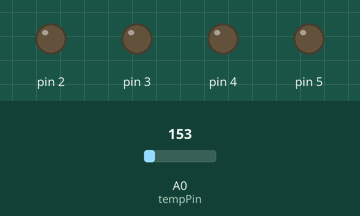
This sketch was run on a simulated Arduino Uno, built with avr-gcc and run on an emulated ATmega328P. On the bench: output pins drawn as LEDs (lit = HIGH). Inputs (shaded band) come from the test bench; at power-on: A0 (tempPin) = 153. Pins used as bus, display or sensor lines are not drawn; what the sketch prints to the serial monitor is not drawn.

Above: at 1.2 s.
1.3 s: A0 (tempPin) set to 162
At 1.9 s:
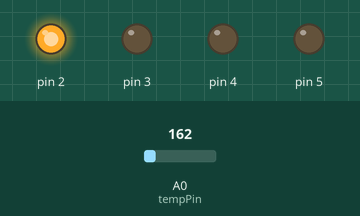
2.8 s: A0 (tempPin) set to 175
At 4.0 s:
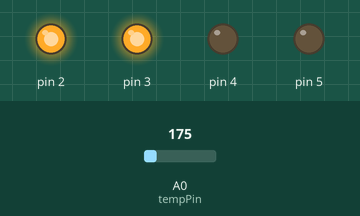
4.3 s: A0 (tempPin) set to 191
At 5.3 s:
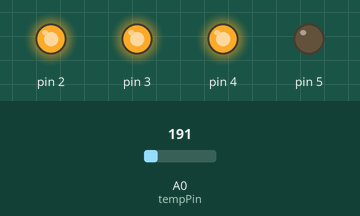
5.8 s: A0 (tempPin) set to 205
At 6.4 s:
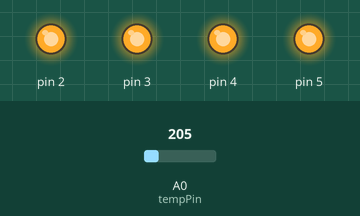
7.3 s: A0 (tempPin) set to 165
At 7.6 s:
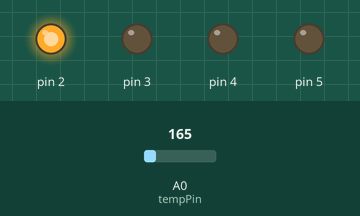
10.3 s: A0 (tempPin) set to 133
At 11.3 s:
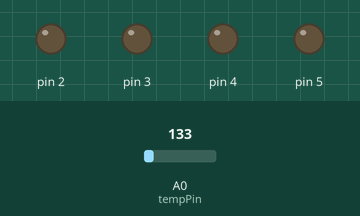
Timing chart, 0 to 13.3 s (numbered marks = the images above; inputs shaded):
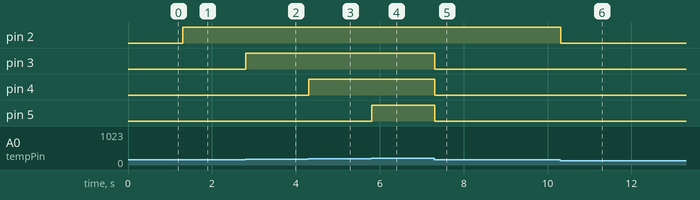

Measured:
- the behaviour switches between 161 and 162 on A0 (tempPin) (found by bisection; images 0 and 1)
- the behaviour switches between 191 and 192 on A0 (tempPin) (found by bisection; images 3 and 4)
- after the input at 1.3 s, pin 2: LOW → HIGH at once
- after the input at 2.8 s, pin 3: LOW → HIGH at once
- after the input at 4.3 s, pin 4: LOW → HIGH at once
- after the input at 5.8 s, pin 5: LOW → HIGH at once
- after the input at 7.3 s, pin 3–5: HIGH → LOW at once
- after the input at 10.3 s, pin 2: HIGH → LOW at once

The sketch:

hot_or_not.ino
```cpp
/* inputs the temperature from a sensor and
 * lits five LEDs depending on the temperature
 * measurement.
 */
const int tempPin = A0;
int tempVal, temp;

void setup() {
  // put your setup code here, to run once:
  for (int i=1; i<=5; i++){
    pinMode(i, OUTPUT);
  }
  Serial.begin(9600);
}

void loop() {
  // put your main code here, to run repeatedly:
  tempVal = analogRead(tempPin);
  // voltage = tempVal*5/1024, temp = (voltage-0.5)/0.01
  temp = (tempVal / 2 - 50);
  Serial.print("temp:");
  Serial.print(temp);
  for (int i=1; i<=5; i++){
    if (temp > 20 + 5*i){
      digitalWrite(i, HIGH);
    }
    else{
      digitalWrite(i, LOW);
    }
  }
}
```
